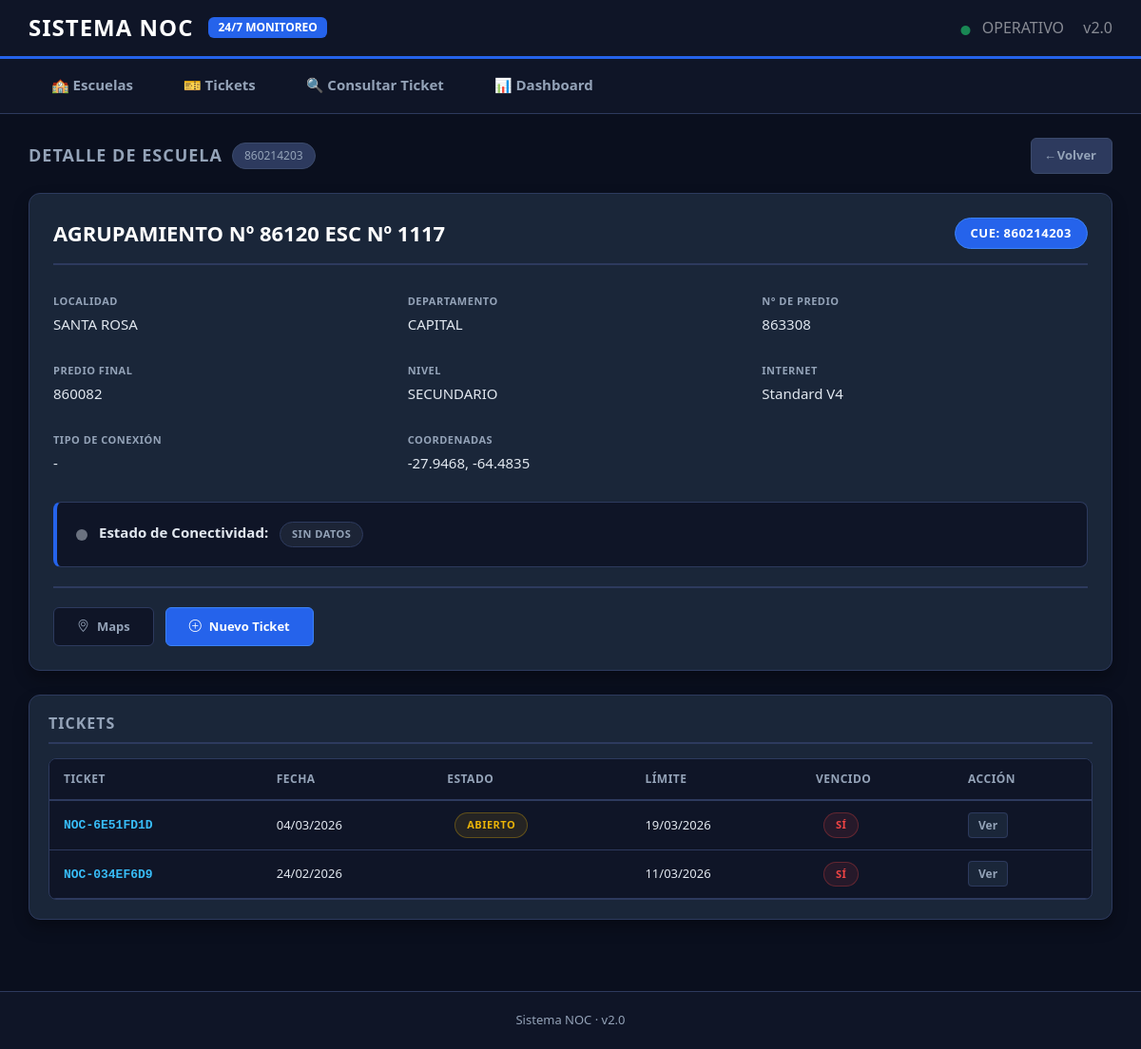
The app's page /escuelas/1/ with its own data.
### core/models.py (models this page shows, shortened)
class Escuela(models.Model):
    ESTADOS = [
        ("OK", "Operativo"),
        ("LENTO", "Lento"),
        ("CAIDO", "Caído"),
        ("SIN_DATOS", "Sin datos"),
    ]
    numero = models.IntegerField(null=True, blank=True)
    predio_final = models.CharField(max_length=50, blank=True)
    unificar = models.CharField(max_length=50, blank=True)
    predio = models.CharField(max_length=50, blank=True)
    cue = models.CharField(max_length=20)
    escuelas = models.CharField(max_length=250)
    localidad = models.CharField(max_length=150)
    departamento = models.CharField(max_length=150)
    nivel = models.CharField(max_length=100)
    lat = models.FloatField(null=True, blank=True)
    lon = models.FloatField(null=True, blank=True)
    internet = models.CharField(max_length=100, blank=True)
    estado = models.CharField(
        max_length=10,
        choices=ESTADOS,
        default="SIN_DATOS"
    )

class Incidencia(models.Model):
    escuela = models.ForeignKey(
        Escuela,
        on_delete=models.CASCADE,
        related_name="incidencias"
    )
    fecha = models.DateTimeField(auto_now_add=True)
    fecha_limite = models.DateTimeField(null=True, blank=True)
    fecha_cierre = models.DateTimeField(null=True, blank=True)
    ticket = models.CharField(max_length=20, blank=True)
    contacto = models.CharField(max_length=150, blank=True, null=True)
    telefono = models.CharField(max_length=50, blank=True, null=True)
    navega = models.BooleanField(null=True)
    navega_lento = models.BooleanField(null=True)
    ve_red_estudiante = models.BooleanField(null=True)
    ve_red_docente = models.BooleanField(null=True)
    luces_utmc = models.BooleanField(null=True)
    luces_switch = models.BooleanField(null=True)
    luces_modem = models.BooleanField(null=True)
    es_rural = models.BooleanField(default=False)
    tiene_energia = models.BooleanField(null=True)
    observaciones = models.TextField(blank=True)
    diagnostico = models.CharField(max_length=200, blank=True)
    ESTADOS = [
        ("ABIERTO", "Abierto"),
        ("DERIVADO", "Derivado"),
        ("EN_PROCESO", "En proceso"),
        ("RESUELTO", "Resuelto"),
        ("RECHAZADO", "Rechazado"),
        ("CERRADO", "Cerrado"),
    ]
    estado = models.CharField(
        max_length=20,
        choices=ESTADOS,
        default="ABIERTO"
    )
    def esta_vencida(self):
        if self.estado != "RESUELTA" and self.fecha_limite:
            return timezone.now() > self.fecha_limite
        return False

### core/views.py (the view)
# urls.py: path("escuelas/<int:id>/", views.detalle_escuela, name="detalle_escuela"),
@never_cache
def detalle_escuela(request, id):
    escuela = get_object_or_404(Escuela, id=id)
    incidencias = Incidencia.objects.filter(escuela=escuela).order_by("-fecha")
    return render(request, "core/detalle_escuela.html", {
        "escuela": escuela,
        "incidencias": incidencias,
    })

### core/templates/core/detalle_escuela.html (shortened to what this page needs)
<!DOCTYPE html>
<html lang="es">
<head>
    <link href="https://cdn.jsdelivr.net/npm/bootstrap@5.3.0/dist/css/bootstrap.min.css" rel="stylesheet">
    <link rel="stylesheet" href="https://cdn.jsdelivr.net/npm/bootstrap-icons@1.11.3/font/bootstrap-icons.min.css">
</head>
<body>
    <div class="noc-header">
        <div class="d-flex align-items-center gap-3">
            <h1>SISTEMA NOC</h1>
            <span class="badge">24/7 MONITOREO</span>
        </div>
        <div class="text-white-50">
            <i class="bi bi-circle-fill text-success me-2" style="font-size: 10px;"></i>
            <span class="me-3">OPERATIVO</span>
            <span>v2.0</span>
        </div>
    </div>
    <nav class="noc-nav">
        <ul class="nav-menu">
            <li class="nav-item">
                <a href="{% url 'lista_escuelas' %}" class="nav-link">🏫 Escuelas</a>
            </li>
            <li class="nav-item">
                <a href="{% url 'lista_tickets' %}" class="nav-link">🎫 Tickets</a>
            </li>
            <li class="nav-item">
                <a href="{% url 'consultar_ticket' %}" class="nav-link">🔍 Consultar Ticket</a>
            </li>
            <li class="nav-item">
                <a href="{% url 'dashboard_noc' %}" class="nav-link">📊 Dashboard</a>
            </li>
        </ul>
    </nav>
    <div class="main-content">
        <div class="page-header">
            <div class="header-title">
                <h1>Detalle de Escuela</h1>
                <span class="badge-secondary">{{ escuela.cue }}</span>
            </div>
            <a href="{% url 'lista_escuelas' %}" class="btn-back">
                ← Volver
            </a>
        </div>
        <div class="school-card">
            <div class="school-header">
                <h2>{{ escuela.escuelas }}</h2>
                <div class="school-cue">CUE: {{ escuela.cue }}</div>
            </div>
            <div class="info-grid">
                <div class="info-item">
                    <div class="info-label">Localidad</div>
                    <div class="info-value">{{ escuela.localidad }}</div>
                </div>
                <div class="info-item">
                    <div class="info-label">Departamento</div>
                    <div class="info-value">{{ escuela.departamento }}</div>
                </div>
                <div class="info-item">
                    <div class="info-label">N° de Predio</div>
                    <div class="info-value">{{ escuela.predio|default:"-" }}</div>
                </div>
                <div class="info-item">
                    <div class="info-label">Predio Final</div>
                    <div class="info-value">{{ escuela.predio_final|default:"-" }}</div>
                </div>
                <div class="info-item">
                    <div class="info-label">Nivel</div>
                    <div class="info-value">{{ escuela.nivel|default:"-" }}</div>
                </div>
                <div class="info-item">
                    <div class="info-label">Internet</div>
                    <div class="info-value">{{ escuela.internet|default:"-" }}</div>
                </div>
                <div class="info-item">
                    <div class="info-label">Tipo de Conexión</div>
                    <div class="info-value">{{ escuela.tipo_antena|default:"-" }}</div>
                </div>
                <div class="info-item">
                    <div class="info-label">Coordenadas</div>
                    <div class="info-value">
                        {% if escuela.lat and escuela.lon %}
                            {{ escuela.lat|floatformat:4 }}, {{ escuela.lon|floatformat:4 }}
                        {% else %}
                            -
                        {% endif %}
                    </div>
                </div>
            </div>
            <div class="status-box">
                <div class="status-header">
                    <div class="status-dot
                        {% if escuela.estado == 'OK' %}ok
                        {% elif escuela.estado == 'LENTO' %}warn
                        {% elif escuela.estado == 'CAIDO' %}bad
                        {% else %}unknown{% endif %}">
                    </div>
                    <div class="status-text">
                        Estado de Conectividad:
                        {% if escuela.estado == "OK" %}
                            <span class="badge-custom badge-ok">Operativo</span>
                        {% elif escuela.estado == "LENTO" %}
                            <span class="badge-custom badge-warn">Lento</span>
                        {% elif escuela.estado == "CAIDO" %}
                            <span class="badge-custom badge-bad">Caído</span>
                        {% else %}
                            <span class="badge-custom badge-neutral">Sin datos</span>
                        {% endif %}
                    </div>
                </div>
            </div>
            <div class="action-buttons">
                {% if escuela.lat and escuela.lon %}
                <a href="https://www.google.com/maps?q={{ escuela.lat }},{{ escuela.lon }}"
                   target="_blank"
                   class="btn btn-map">
                    <i class="bi bi-geo-alt"></i> Maps
                </a>
                {% endif %}
                <a href="{% url 'nuevo_ticket' escuela.id %}" class="btn btn-primary">
                    <i class="bi bi-plus-circle"></i> Nuevo Ticket
                </a>
            </div>
        </div>
        <div class="tickets-section">
            <h3 class="section-title">Tickets</h3>
            {% if incidencias %}
            <div class="table-container">
                <table>
                    <thead>
                        <tr>
                            <th>Ticket</th>
                            <th>Fecha</th>
                            <th>Estado</th>
                            <th>Límite</th>
                            <th>Vencido</th>
                            <th>Acción</th>
                        </tr>
                    </thead>
                    <tbody>
                        {% for incidencia in incidencias %}
                        <tr>
                            <td><span class="ticket-number">{{ incidencia.ticket }}</span></td>
                            <td>{{ incidencia.fecha|date:"d/m/Y" }}</td>
                            <td>
                                {% if incidencia.estado == "ABIERTO" %}
                                    <span class="badge-custom badge-warn">Abierto</span>
                                {% elif incidencia.estado == "DERIVADA" %}
                                    <span class="badge-custom badge-neutral">Derivado</span>
                                {% elif incidencia.estado == "RESUELTA" %}
                                    <span class="badge-custom badge-ok">Resuelto</span>
                                {% endif %}
                            </td>
                            <td>{{ incidencia.fecha_limite|date:"d/m/Y" }}</td>
                            <td>
                                {% if incidencia.esta_vencida %}
                                    <span class="badge-custom badge-bad">Sí</span>
                                {% else %}
                                    <span class="badge-custom badge-ok">No</span>
                                {% endif %}
                            </td>
                            <td>
                                <a href="{% url 'ver_ticket' incidencia.ticket %}" class="link">Ver</a>
                            </td>
                        </tr>
                        {% endfor %}
                    </tbody>
                </table>
            </div>
            {% endif %}
        </div>
    </div>
    <footer class="noc-footer">
        <div>Sistema NOC · v2.0</div>
    </footer>
</body>
</html>

### records on screen
Escuela: cue "860214203", escuelas "AGRUPAMIENTO Nº 86120 ESC Nº 1117", localidad "SANTA ROSA", departamento "CAPITAL", predio "863308", predio_final "860082", nivel "SECUNDARIO", internet "Standard V4", lat "-27.9468", lon "-64.4835"
Incidencia: ticket "NOC-6E51FD1D", fecha "04/03/2026", estado "ABIERTO", fecha_limite "19/03/2026"
Incidencia: ticket "NOC-034EF6D9", fecha "24/02/2026", fecha_limite "11/03/2026", estado "SÍ"

### other values on screen
{{ escuela.tipo_antena|default:"-" }} "-"
